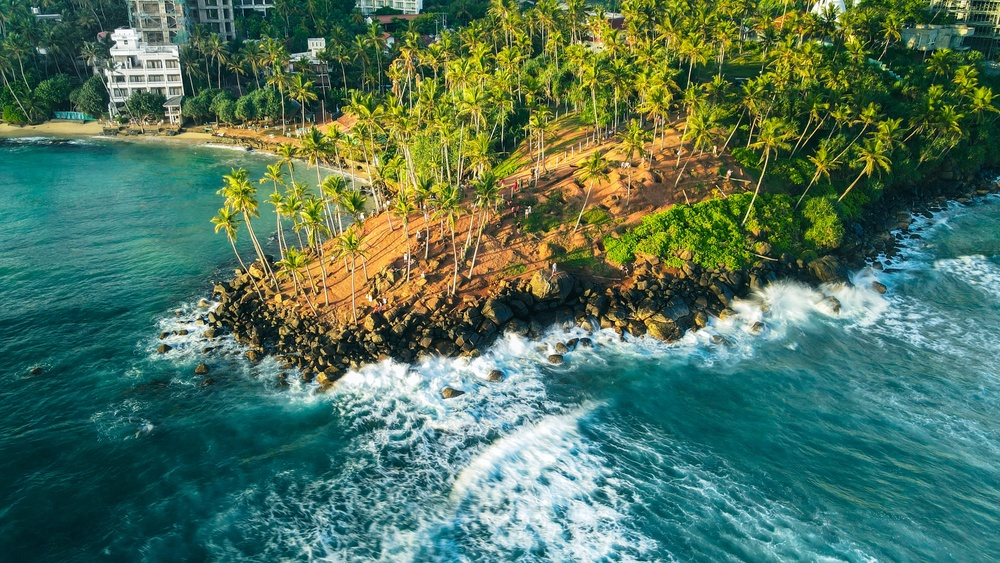
#> input picture Input_Folder/siarhei-palishchuk-hgiby6qxvpc-unsplash.jpg, 1000 x 563 px, shrunk from 3736 x 2102 before the run
$ python Demo.py
#> lines starting #> are read from the running program, lines starting #| are printed output that depends on the picture; after the words box and inside, x2 and y2 are one past the last pixel; in counts of white or black regions, pixels touching at a corner belong together
## This Program will show RGB,Grayscale,Threashold variant of given image and will store it in output folder

import cv2
import numpy as np


# Load an image (Insert path to desired image for processing)
img = cv2.imread("Input_Folder/siarhei-palishchuk-hgiby6qxvpc-unsplash.jpg")
#> img is the input picture: shape (563, 1000, 3); mean B, G, R 92.6, 115.2, 79.4

# Convert the image from BGR to RGB
RGB_img = cv2.cvtColor(img, cv2.COLOR_BGR2RGB)


# Convert the image to grayscale
gray_img = cv2.cvtColor(img, cv2.COLOR_RGB2GRAY)
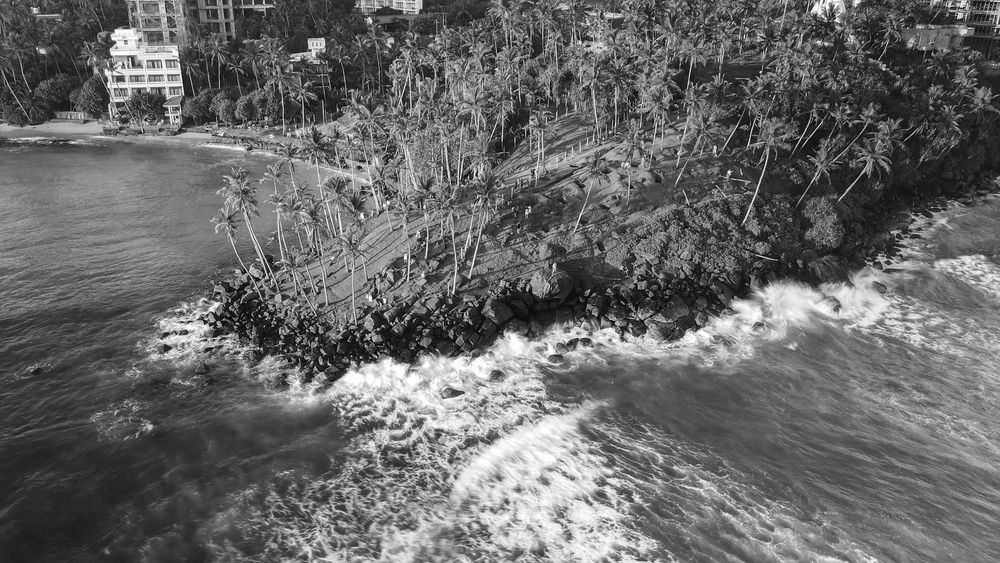
#> gray_img: shape (563, 1000); min 0, max 255, mean 104.4

# Apply thresholding
_, threshold_img = cv2.threshold(gray_img, 128, 255, cv2.THRESH_BINARY)
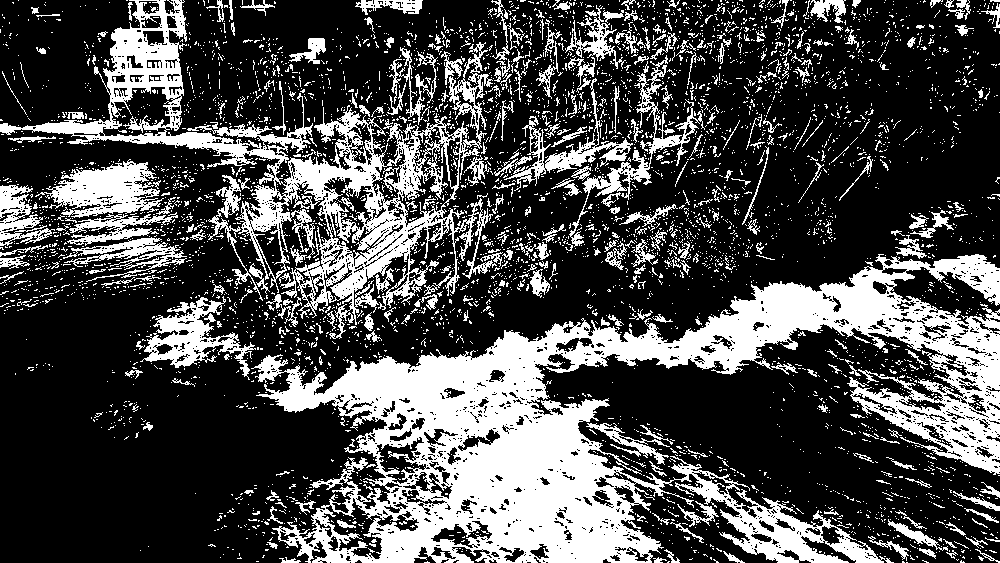
#> threshold_img: shape (563, 1000); 29.4% white; 4874 white regions (4540 under 20 px), largest, box (x1, y1, x2, y2) and area: (251, 254, 1000, 563) 81412, (0, 0, 497, 339) 28859, (35, 159, 164, 218) 3839

# Display the original image
cv2.namedWindow('Original Image', cv2.WINDOW_NORMAL) #Create Named Window
cv2.imshow("Original Image", img)  #Display
cv2.setWindowProperty("Original Image", cv2.WND_PROP_FULLSCREEN, cv2.WINDOW_FULLSCREEN) #Make the window fullscreen
cv2.waitKey(0) # Wait until a key is pressed

# Display the RGB image
cv2.namedWindow('RGB Image', cv2.WINDOW_NORMAL)
cv2.imshow("RGB Image", RGB_img)
cv2.setWindowProperty("RGB Image", cv2.WND_PROP_FULLSCREEN, cv2.WINDOW_FULLSCREEN)
cv2.waitKey(0)

# Display the grayscale image
cv2.namedWindow('Grayscale Image', cv2.WINDOW_NORMAL)
cv2.imshow("Grayscale Image", gray_img)
cv2.setWindowProperty("Grayscale Image", cv2.WND_PROP_FULLSCREEN, cv2.WINDOW_FULLSCREEN)
cv2.waitKey(0)

# Display the thresholded image
cv2.namedWindow('Thresholded Image', cv2.WINDOW_NORMAL)
cv2.imshow("Thresholded Image", threshold_img)
cv2.setWindowProperty("Thresholded Image", cv2.WND_PROP_FULLSCREEN, cv2.WINDOW_FULLSCREEN)
cv2.waitKey(0)

# Save the processed image to a file
cv2.imwrite("Output_Folder/RGB_output.jpg", RGB_img)
cv2.imwrite("Output_Folder/Threshold_output.jpg", threshold_img)
cv2.imwrite("Output_Folder/Grayscale_output.jpg", gray_img)

# Destroy all windows
cv2.destroyAllWindows()

$ run again, with Input_Folder/bogdan-farca-CEx86maLUSc-unsplash.jpg copied over Input_Folder/siarhei-palishchuk-hgiby6qxvpc-unsplash.jpg
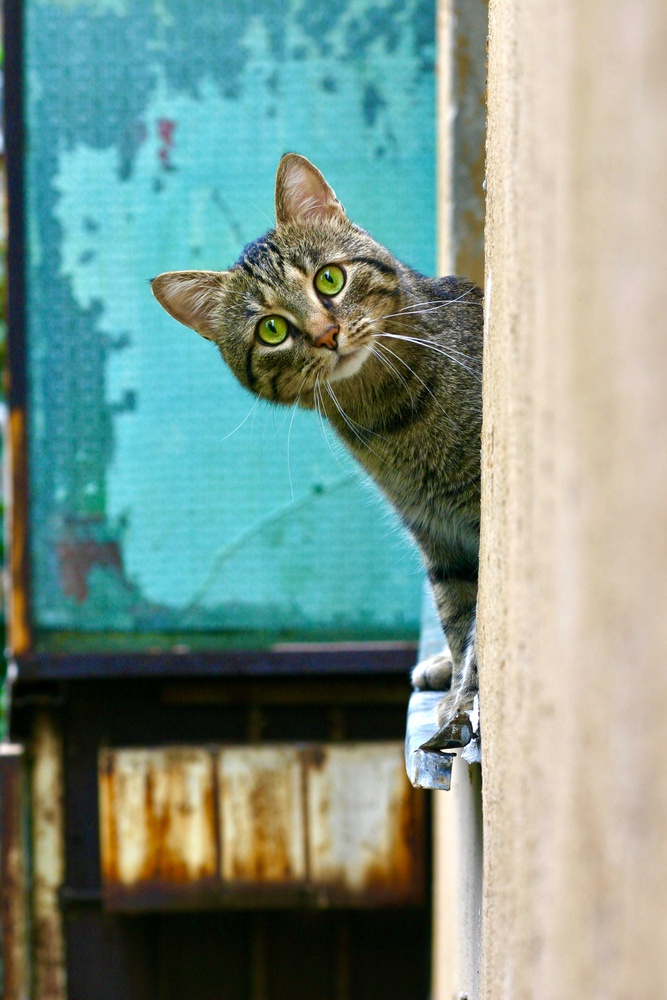
#> input picture Input_Folder/bogdan-farca-CEx86maLUSc-unsplash.jpg, 667 x 1000 px, shrunk from 2048 x 3072 before the run
#> img is the input picture: shape (1000, 667, 3); mean B, G, R 137.4, 148.6, 125.1
#> `gray_img = cv2.cvtColor(img, cv2.COLOR_RGB2GRAY)`:
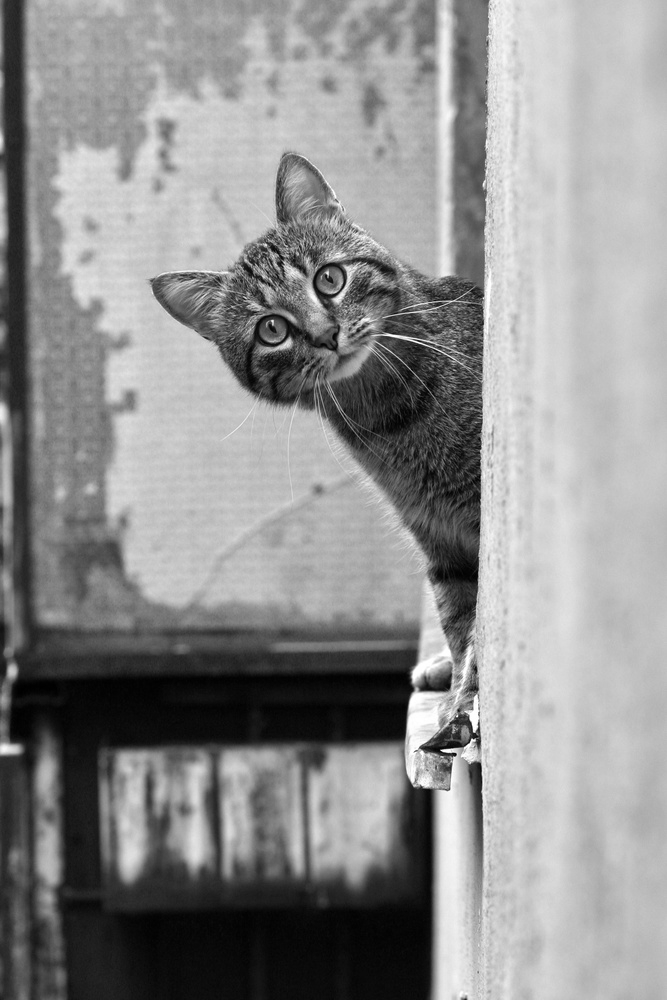
#> gray_img: shape (1000, 667); min 0, max 255, mean 142.6
#> `_, threshold_img = cv2.threshold(gray_img, 128, 255, cv2.THRESH_BINARY)`:
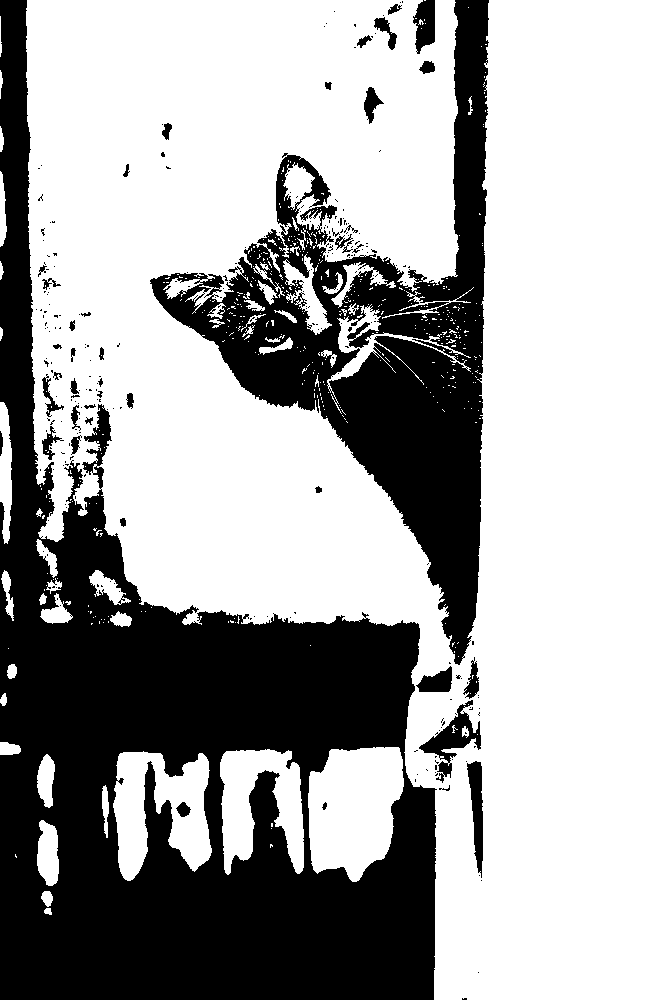
#> threshold_img: shape (1000, 667); 65.1% white; 279 black regions (235 under 20 px), largest, box (x1, y1, x2, y2) and area: (0, 0, 437, 1000) 161695, (150, 0, 489, 665) 62962, (419, 700, 481, 783) 1550

$ run again, with Input_Folder/joshua-earle-t6QYC3Zmis0-unsplash.jpg copied over Input_Folder/siarhei-palishchuk-hgiby6qxvpc-unsplash.jpg
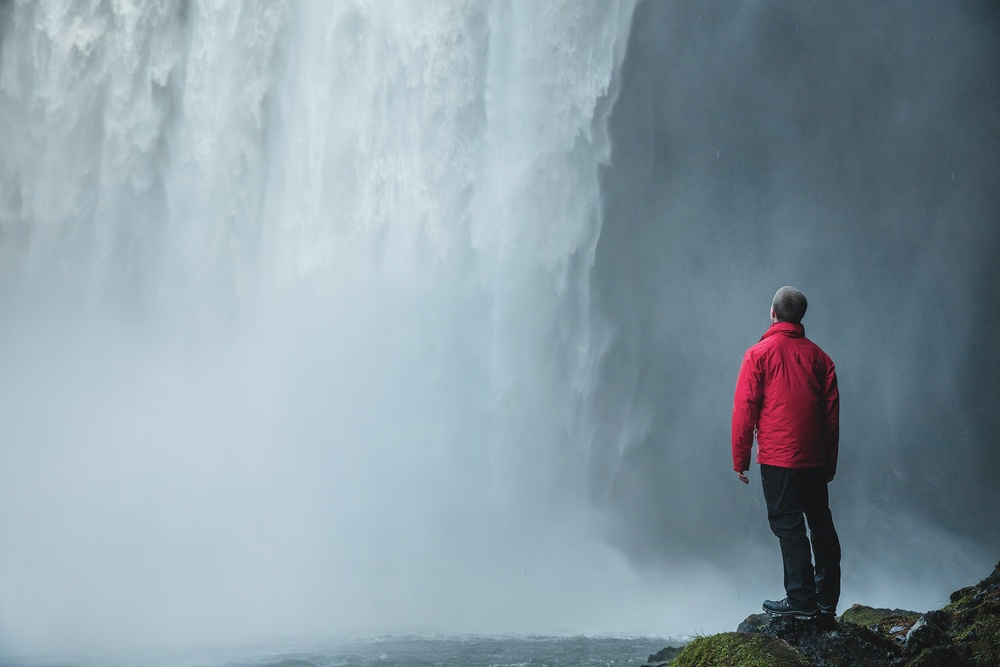
#> input picture Input_Folder/joshua-earle-t6QYC3Zmis0-unsplash.jpg, 1000 x 667 px, shrunk from 3000 x 2000 before the run
#> img is the input picture: shape (667, 1000, 3); mean B, G, R 165.5, 155.8, 138.5
#> `gray_img = cv2.cvtColor(img, cv2.COLOR_RGB2GRAY)`:
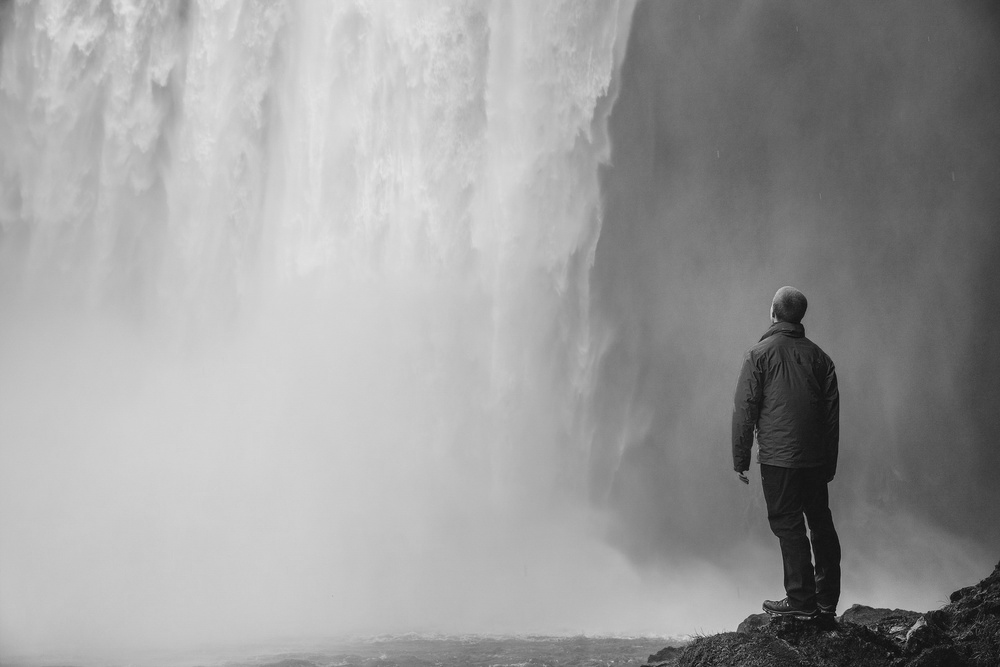
#> gray_img: shape (667, 1000); min 4, max 229, mean 156.7
#> `_, threshold_img = cv2.threshold(gray_img, 128, 255, cv2.THRESH_BINARY)`:
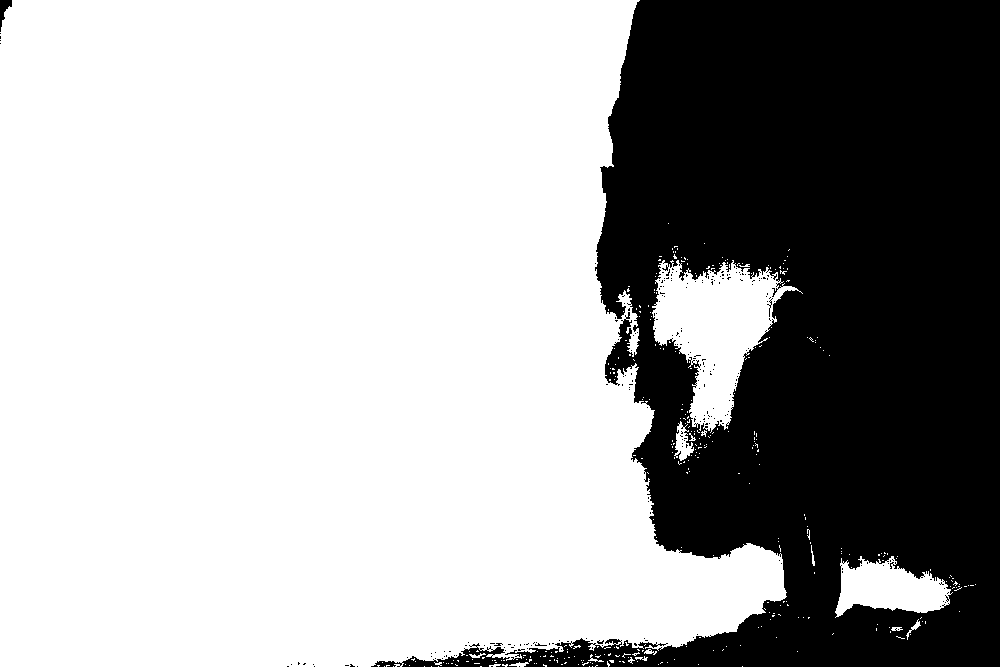
#> threshold_img: shape (667, 1000); 66.5% white; 238 black regions (235 under 20 px), largest, box (x1, y1, x2, y2) and area: (371, 0, 1000, 667) 222873, (0, 0, 12, 32) 169, (767, 298, 773, 317) 24
